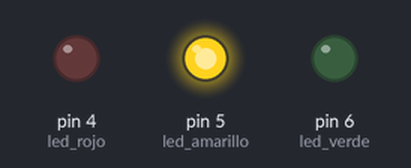
This sketch was run on a simulated Arduino Uno, built with avr-gcc and run on an emulated ATmega328P. Shown: output pins drawn as LEDs (lit = HIGH). Random numbers use the default seed unless the sketch sets one.

Above: at 0.1 s.
At 8.1 s:
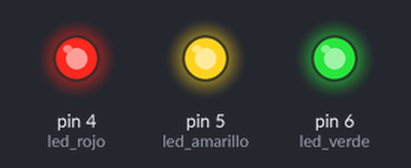
At 12.1 s:
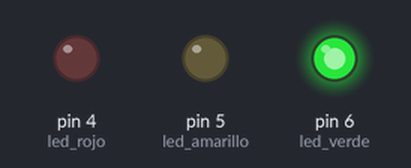
At 16.1 s:
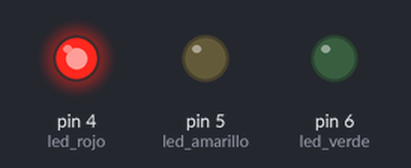
At 38.1 s:
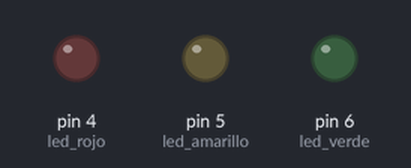
Timing chart, 0 to 39.6 s (numbered marks = the images above):
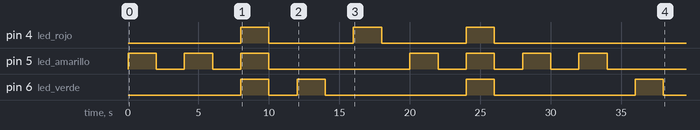

The sketch:

tp_1_21.ino
```cpp
long x;
#define led_verde 6
#define led_amarillo 5
#define led_rojo 4


void setup() {
   Serial.begin(9600);
   randomSeed(analogRead(0));
   pinMode(led_verde,OUTPUT);
   pinMode(led_amarillo,OUTPUT);
   pinMode(led_rojo,OUTPUT);
}

void loop() {
  x  = random(0, 11);
  if (x ==1 || x ==3 || x ==7) {
         digitalWrite(led_rojo,HIGH);
  		 delay(2000);
  		 digitalWrite(led_rojo,LOW);
  		 delay(2000);
         }
         else  {if (x ==0 || x ==2 || x ==8) {
            digitalWrite(led_verde,HIGH);
  			delay(2000);
  			digitalWrite(led_verde,LOW);
  			delay(2000);
              }
                else  {if (x ==4 || x ==5 || x ==9) {
            		digitalWrite(led_amarillo,HIGH);
  					delay(2000);
  					digitalWrite(led_amarillo,LOW);
  					delay(2000);
                } else {
                  digitalWrite(led_rojo,HIGH);
                  digitalWrite(led_verde,HIGH);
				  digitalWrite(led_amarillo,HIGH);
                  delay(2000);
                  digitalWrite(led_rojo,LOW);
                  digitalWrite(led_verde,LOW);
				  digitalWrite(led_amarillo,LOW);
  				  delay(2000);
                }
              }
            }
}
```

Measured:
- by itself, pin 4 (led_rojo): alternates HIGH for 2.0 s and LOW for 6.0 s, 6 changes in all, then stays LOW
- by itself, pin 5 (led_amarillo): LOW → HIGH at 0.00 s, → LOW 2.0 s later, → HIGH 2.0 s later, → LOW 2.0 s later, … (14 changes in this stretch)
- by itself, pin 6 (led_verde): LOW → HIGH at 8.0 s, → LOW 2.0 s later, → HIGH 2.0 s later, → LOW 2.0 s later, … (8 changes in this stretch)
